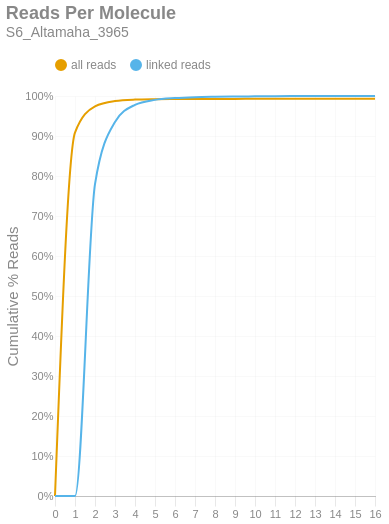

The notebook cell this image was saved under:
### Markdown cell above
### Reads per Molecule
This chart shows the cumulative distribution of the number of reads per linked molecule. That is, how many alignments are associated with a unique molecule. This excludes the number of reads associated with invalid or absent linked-read barcodes. The `linked` histogram is the percentages recalculated when disregarding singletons.

### Code cell
if SKIPLR:
    print_html(f"Skipped")
else:
    counts = np.bincount(valids['reads'].cast(pl.Int64).to_numpy())
    weighted = counts * np.arange(len(counts))
    all_perc = weighted / n_reads
    linked_perc = weighted / n_linked_reads
    linked_perc[1] = 0
    binned_df = pl.DataFrame({
        'readsper': list(range(len(counts))),
        'all reads (cumsum)': np.cumsum(all_perc).tolist(),
        'linked reads (cumsum)': np.cumsum(linked_perc).tolist(),
    })

    with SafeRender(binned_df):
        (
            density_plot(binned_df, 'Reads Per Molecule', samplename, 'readspmol')
            .encode(
                x=alt.X('readsper:O', title=None).axis(labelAngle=0).scale(padding=0),
                y=alt.Y('value:Q', title='Cumulative % Reads').axis(format='%').stack(False),
                color=alt.Color("key:N").scale(domain=["all reads", "linked reads"]),
                tooltip=[
                    alt.Tooltip("key:N", title="Data Type"),
                    alt.Tooltip("readsper:O", title="Reads Per Molecule"),
                    alt.Tooltip("value:Q", format=".2%", title="% Reads (Cum.)")
                ]            
            )
        ).display()

### Figure 1 — Vega-Lite specification as saved in the notebook (floating-point values rounded to 4 significant figures)
{"width": "container", "height": 400, "config": {"title": {"anchor": "start", "dy": -15, "fontSize": 18, "color": "#888888", "subtitleColor": "#888888", "subtitleFontSize": 14}, "arc": {"fill": "#0072B2"}, "axis": {"domainColor": "#888888", "domainWidth": 0.5, "gridWidth": 0.2, "grid": false, "titleFontWeight": 400, "titleFontSize": 15, "labelFontSize": 11, "labelColor": "#888888", "tickColor": "#888888", "tickWidth": 0.2, "titleColor": "#888888"}, "axisBand": {"grid": false}, "axisX": {"grid": true, "tickSize": 10, "domainCap": "round"}, "axisY": {"domain": false, "grid": true, "tickSize": 0, "domainCap": "round"}, "background": "transparent", "header": {"labelFontSize": 15, "labelColor": "#888888", "titleFontSize": 15, "titleFontWeight": 600, "titleColor": "#888888"}, "legend": {"labelFont": "sans-serif", "labelFontSize": 12, "labelColor": "#888888", "symbolSize": 100, "symbolType": "circle", "titleFontSize": 12, "titlePadding": 10, "titleColor": "#888888", "title": null, "orient": "top"}, "range": {"category": ["#E69F00", "#56B4E9", "#009E73", "#F0E442", "#0072B2", "#D55E00", "#CC79A7", "#000000"], "diverging": ["#cfe8f3", "#a2d4ec", "#73bfe2", "#46abdb", "#1696d2", "#12719e"]}, "area": {"fill": "#0072B2", "fillOpacity": 0.7, "line": true, "strokeOpacity": 0.7}, "line": {"color": "#0072B2", "stroke": "#0072B2", "strokeWidth": 2}, "trail": {"color": "#0072B2", "stroke": "#0072B2", "strokeWidth": 0, "size": 1}, "point": {"filled": true, "fillOpacity": 1.0, "size": 95}, "text": {"color": "#888888", "fontSize": 11, "align": "right", "fontWeight": 400, "size": 11}, "bar": {"fill": "#0072B2", "stroke": null}, "view": {"stroke": null, "continuousWidth": 660, "continuousHeight": 400}}, "data": {"name": "data-cca27683bc6c1e0a4fea718c923647e0"}, "mark": {"type": "line", "interpolate": "monotone", "point": {"opacity": 0, "size": 275}}, "encoding": {"color": {"field": "key", "scale": {"domain": ["all reads", "linked reads"]}, "type": "nominal"}, "tooltip": [{"field": "key", "title": "Data Type", "type": "nominal"}, {"field": "readsper", "title": "Reads Per Molecule", "type": "ordinal"}, {"field": "value", "format": ".2%", "title": "% Reads (Cum.)", "type": "quantitative"}], "x": {"axis": {"labelAngle": 0}, "field": "readsper", "scale": {"padding": 0}, "title": null, "type": "ordinal"}, "y": {"axis": {"format": "%"}, "field": "value", "stack": false, "title": "Cumulative % Reads", "type": "quantitative"}}, "params": [{"name": "param_c36ac31b6afebe62", "select": {"type": "point", "fields": ["key"]}, "bind": "legend"}], "title": {"text": "Reads Per Molecule", "subtitle": "S6_Altamaha_3965"}, "transform": [{"fold": ["all reads (cumsum)", "linked reads (cumsum)"]}, {"calculate": "replace(datum.key, ' (cumsum)', '')", "as": "key"}, {"filter": {"param": "param_c36ac31b6afebe62"}}], "usermeta": {"embedOptions": {"downloadFileName": "S6_Altamaha_3965.readspmol"}}, "$schema": "https://vega.github.io/schema/vega-lite/v6.1.0.json", "datasets": {"data-cca27683bc6c1e0a4fea718c923647e0": [{"readsper": 0, "all reads (cumsum)": 0.0, "linked reads (cumsum)": 0.0}, {"readsper": 1, "all reads (cumsum)": 0.9084, "linked reads (cumsum)": 0.0}, {"readsper": 2, "all reads (cumsum)": 0.9743, "linked reads (cumsum)": 0.7796}, {"readsper": 3, "all reads (cumsum)": 0.9874, "linked reads (cumsum)": 0.9352}, {"readsper": 4, "all reads (cumsum)": 0.991, "linked reads (cumsum)": 0.9779}, {"readsper": 5, "all reads (cumsum)": 0.9921, "linked reads (cumsum)": 0.9903}, {"readsper": 6, "all reads (cumsum)": 0.9925, "linked reads (cumsum)": 0.9948}, {"readsper": 7, "all reads (cumsum)": 0.9927, "linked reads (cumsum)": 0.9971}, {"readsper": 8, "all reads (cumsum)": 0.9927, "linked reads (cumsum)": 0.9981}, {"readsper": 9, "all reads (cumsum)": 0.9928, "linked reads (cumsum)": 0.9987}, {"readsper": 10, "all reads (cumsum)": 0.9928, "linked reads (cumsum)": 0.9992}, {"readsper": 11, "all reads (cumsum)": 0.9929, "linked reads (cumsum)": 0.9996}, {"readsper": 12, "all reads (cumsum)": 0.9929, "linked reads (cumsum)": 0.9997}, {"readsper": 13, "all reads (cumsum)": 0.9929, "linked reads (cumsum)": 0.9998}, {"readsper": 14, "all reads (cumsum)": 0.9929, "linked reads (cumsum)": 0.9999}, {"readsper": 15, "all reads (cumsum)": 0.9929, "linked reads (cumsum)": 0.9999}, {"readsper": 16, "all reads (cumsum)": 0.9929, "linked reads (cumsum)": 1.0}]}}
